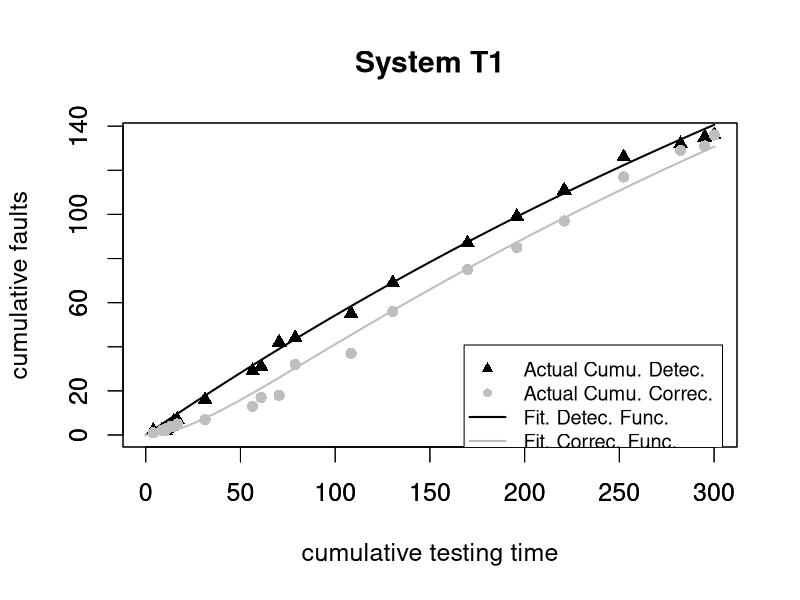

Write the R code that produced this figure.
# This is the code file for paper "A Study on Optimal Release Schedule for Multi-Version Software"
# Fitting Results for the dataset (SystemT1 data)

# The datasets of the testing time, the number of detected errors, and the number of corrected errors for SystemT1
CPU=c(4,8.3,10.3,10.9,13.2,14.8,16.6,31.3,56.4,60.9,70.4,78.9,108.4,130.4,
  	169.9,195.9,220.9,252.3,282.3,295.1,300.1)
detected=c(2,2,2,3,4,6,7,16,29,31,42,44,55,69,87,99,111,126,132,135,136)
corrected=c(1,2,2,3,4,4,5,7,13,17,18,32,37,56,75,85,97,117,129,131,136)
data1=data.frame(CPU,detected,corrected)


#Set the functions of g and k
g=function(p,b) (p+b)/2
k=function(p,b,q) sqrt(g(p,b)^2-p*b*(1-q))

#set hyperbolic functions
HR=function(p,b,q,t) g(p,b)*sinh(k(p,b,q)*t)+k(p,b,q)*cosh(k(p,b,q)*t)
HM=function(p,b,q,t) (g(p,b)-p*(1-q))*sinh(k(p,b,q)*t)+k(p,b,q)*cosh(k(p,b,q)*t)

#Set the functions of M(t), R(t) and A(t)
R=function(a,p,b,q,t) a/(1-q)*(1-exp(-g(p,b)*t)/k(p,b,q)*HR(p,b,q,t))
M=function(a,p,b,q,t) a/(1-q)*(1-exp(-g(p,b)*t)/k(p,b,q)*HM(p,b,q,t))
A=function(a,p,b,q,t) a+q*R(a,p,b,q,t)

#Set the function for calculating the MSE value
MSE=function(pars)
{
	a=pars[1]
	p=pars[2]
	b=pars[3]
	q=pars[4]
	mi=detected
	ri=corrected
	ti=CPU
	n=length(CPU)

	sum((M(a,p,b,q,ti)-mi)^2+(R(a,p,b,q,ti)-ri)^2)/(2*n)
}

#Minimize the MSE value and Obtain the values of the model parameters
(optPar=optim(par=c(380,0.00154,0.0389,0),fn=MSE,lower=c(0,0,0,0),method="L-BFGS-B")$par)
MSE(optPar)

#Generate the figure of the fitting result for SystemT1
png(
  filename = "SystemT1N.png",
  type = "cairo", 
  res = 300, # 300dpi 
  width = 2400, height = 2400,  #size
  bg = "transparent" # background color
)

par(cex=1.5)
plot(CPU,detected,xlim=c(0,max(CPU)),ylim=c(0,max(detected)),pch=17,xlab=" ",ylab=" ",main="System T1")
curve(M(optPar[1],optPar[2],optPar[3],optPar[4],x),xlim=c(0,max(CPU)),ylim=c(0,max(detected)),col="black",lwd=2,add=T)
par(new=T)
par(cex=1.5)
plot(CPU,corrected,xlim=c(0,max(CPU)),ylim=c(0,max(detected)),col="gray",pch=16,xlab="cumulative testing time",ylab="cumulative faults")
curve(R(optPar[1],optPar[2],optPar[3],optPar[4],x),xlim=c(0,max(CPU)),ylim=c(0,max(detected)),col="gray",lwd=2,add=T)
par(cex=1.2)
legend(0.56*max(CPU),0.3*max(detected),c("Actual Cumu. Detec.","Actual Cumu. Correc.","Fit. Detec. Func.","Fit. Correc. Func."),pch=c(17,16,NaN,NaN),lwd=c(NaN,NaN,2,2),col=c("1","gray","1","gray"))

dev.off()